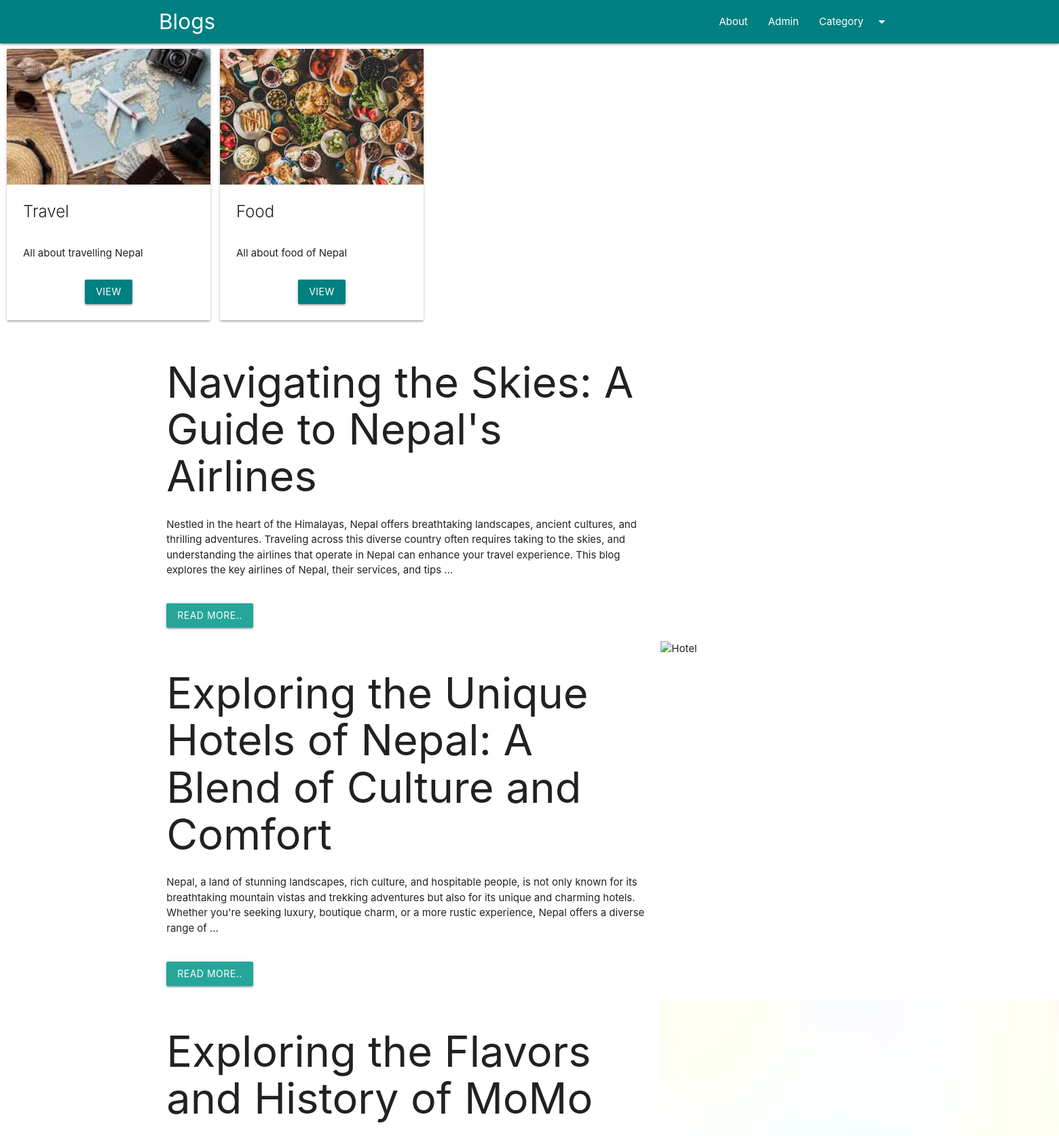
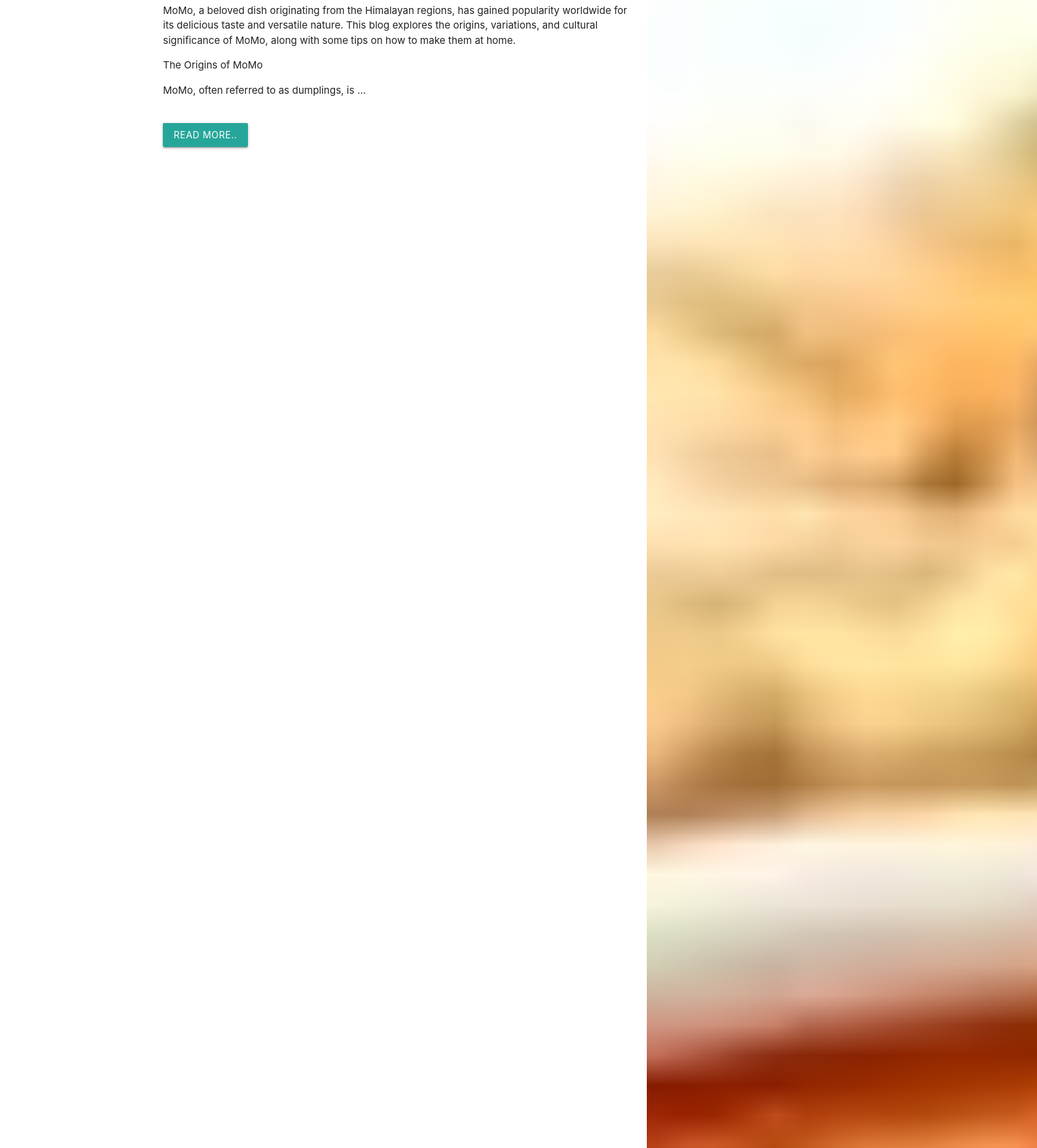
The page / (upper part) on the database its author committed (2 pictures, top to bottom).
### blog/models.py (models this page shows, shortened)
class Category(models.Model):
    cid = models.AutoField(primary_key=True)
    title = models.CharField(max_length=100)
    description = models.TextField()
    created_at = models.DateTimeField(auto_now_add=True)
    url = models.CharField(max_length=100, unique=True)
    image = models.ImageField(upload_to="category/")

class Post(models.Model):
    pid = models.AutoField(primary_key=True)
    title = models.CharField(max_length=100)
    content = HTMLField()
    url = models.CharField(max_length=100, unique=True)
    cat = models.ForeignKey(Category, on_delete=models.CASCADE)
    image = models.ImageField(upload_to="post/")

### blog/views.py (the view)
# urls.py: path("",home, name = "home"),
def home(request):
    posts =Post.objects.all()[:10]
    categorys = Category.objects.all()
    data = {
        'posts':posts,
        'categorys': categorys
    }
    return render(request, "home.html", data)

### templates/home.html (shortened to what this page needs)
{% extends "base.html" %}
{% block content %}
<div class="owl-carousel">
    {% for category in categorys %}
    <div class="card" style="margin-left:10px;">
        <div class="img-container">
            <img src="/media/{{ category.image }}" class="responsive-img" alt="{{ category.title }}">
        </div>
        <div class="card-content">
            <div class="card-title">
                {{ category.title }}
            </div>
            <p class="truncate">{{ category.description }}</p>
            <div class="container center-align mt20">
                <a href="/category/{{ category.url }}" class="btn bg-primary">VIEW</a>
            </div>
        </div>
    </div>
    {% endfor %}
</div>
<div class="container">
    <div class="row">
        <div class="col s12">
            {% for p in posts %}
            <div class="row">
                <div class="col s12 m8">
                    {{ p.content|truncatewords:60|safe }}
                    <div class="mt20">
                        <br>
                        <a href="/blog/{{ p.url }}" class="btn">Read More..</a>
                    </div>
                </div>
                <div class="col s12 m4">
                    <div class="image-container">
                        <img src="/media/{{ p.image }}" class="image-responsive custom-image" alt="{{ p.title }}">
                    </div>
                </div>
            </div>
            {% endfor %}
        </div>
    </div>
</div>
{% endblock %}

### templates/base.html (shortened to what this page needs)
<!DOCTYPE html>
<html lang="en">
<head>
    <link rel="stylesheet" href="https://cdnjs.cloudflare.com/ajax/libs/materialize/1.0.0/css/materialize.min.css">
    {% load static %}
    <link rel="stylesheet" href="{% static 'css/style.css' %}">
    <link rel="stylesheet" href="{% static 'css/owl.carousel.min.css' %}">
    <link rel="stylesheet" href="{% static 'css/owl.theme.default.min.css' %}">
</head>
<body>
    {% include "header.html" %}
    {% block content %}{% endblock %}
</body>
</html>

### templates/header.html (shortened to what this page needs)
<nav class="bg-primary">
  <div class = "container">
    <div class="nav-wrapper">
      <a href="/blog/" class="brand-logo">Blogs</a>
      <ul class="right hide-on-med-and-down">
        <li><a href="/about">About</a></li>
        <li><a href="/admin/">Admin</a></li>
        <li><a class="dropdown-trigger" href="#!" data-target="dropdown1">Category<i class="material-icons right">arrow_drop_down</i></a></li>
      </ul>
    </div>
  </div>
</nav>

### blog/static/css/style.css (style rules this page uses)
.bg-primary { background: #008080 !important; }
.custom-image { width: 100%; height: 100%; object-fit: cover; display: block; position: absolute; }
.card { width: 100%; max-width: 300px; height: 400px; display: flex; flex-direction: column; }
.img-container { height: 200px; overflow: hidden; }
.img-container img { width: 100%; height: 100%; object-fit: cover; }
.card-content { flex: 1; padding: 10px; display: flex; flex-direction: column; justify-content: space-between; }

### templates/home.html (style rules this page uses)
.card { width: 300px; height: 400px; display: flex; flex-direction: column; }
.img-container { height: 200px; overflow: hidden; }
.img-container img { width: 100%; height: 100%; object-fit: cover; }
.card-content { flex: 1; padding: 10px; display: flex; flex-direction: column; justify-content: space-between; }

### rows shown on the page
Category: image (picture), title "Travel", description "All about travelling Nepal"
Category: image (picture), title "Food", description "All about food of Nepal"
Post: content "Navigating the Skies: A Guide to Nepal's Airlines Nestled in the heart of the Himalayas, Nepal offers breathtaking landscapes, ancient cultures, and thrilling adventures. Traveling across this diverse country often requires taking to the skies, and understanding the airlines that operate in Nepal can enhance your travel experience. This blog explores the key airlines of Nepal, their services, and tips …"
Post: content "Exploring the Unique Hotels of Nepal: A Blend of Culture and Comfort Nepal, a land of stunning landscapes, rich culture, and hospitable people, is not only known for its breathtaking mountain vistas and trekking adventures but also for its unique and charming hotels. Whether you're seeking luxury, boutique charm, or a more rustic experience, Nepal offers a diverse range of …"
Post: content "Exploring the Flavors and History of MoMo MoMo, a beloved dish originating from the Himalayan regions, has gained popularity worldwide for its delicious taste and versatile nature. This blog explores the origins, variations, and cultural significance of MoMo, along with some tips on how to make them at home. The Origins of MoMo MoMo, often referred to as dumplings, is …", image (picture)
